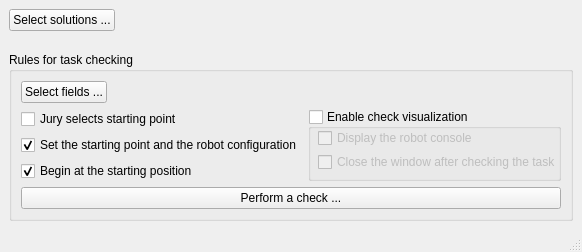
<?xml version="1.0" encoding="UTF-8"?>
<ui version="4.0">
 <class>MainWindow</class>
 <widget class="QMainWindow" name="MainWindow">
  <property name="geometry">
   <rect>
    <x>0</x>
    <y>0</y>
    <width>582</width>
    <height>252</height>
   </rect>
  </property>
  <property name="windowTitle">
   <string>TRIK CheckApp</string>
  </property>
  <widget class="QWidget" name="centralwidget">
   <layout class="QVBoxLayout" name="verticalLayout">
    <item>
     <layout class="QVBoxLayout" name="verticalLayout_5">
      <item>
       <layout class="QHBoxLayout" name="horizontalLayout">
        <item>
         <widget class="QPushButton" name="openTasks">
          <property name="sizePolicy">
           <sizepolicy hsizetype="Preferred" vsizetype="Minimum">
            <horstretch>0</horstretch>
            <verstretch>0</verstretch>
           </sizepolicy>
          </property>
          <property name="toolTip">
           <string>&lt;html&gt;&lt;head/&gt;&lt;body&gt;&lt;p align=&quot;justify&quot;&gt;Select a folder with solutions&lt;/p&gt;&lt;/body&gt;&lt;/html&gt;</string>
          </property>
          <property name="text">
           <string>Select solutions ...</string>
          </property>
         </widget>
        </item>
        <item>
         <widget class="QLabel" name="currentTasksDir">
          <property name="text">
           <string/>
          </property>
         </widget>
        </item>
        <item>
         <spacer name="horizontalSpacer">
          <property name="orientation">
           <enum>Qt::Horizontal</enum>
          </property>
          <property name="sizeHint" stdset="0">
           <size>
            <width>40</width>
            <height>20</height>
           </size>
          </property>
         </spacer>
        </item>
       </layout>
      </item>
      <item>
       <spacer name="verticalSpacer">
        <property name="orientation">
         <enum>Qt::Vertical</enum>
        </property>
        <property name="sizeHint" stdset="0">
         <size>
          <width>20</width>
          <height>40</height>
         </size>
        </property>
       </spacer>
      </item>
      <item>
       <widget class="QGroupBox" name="verticalGroupBox">
        <property name="title">
         <string>Rules for task checking</string>
        </property>
        <property name="checkable">
         <bool>false</bool>
        </property>
        <layout class="QVBoxLayout" name="verticalLayout_2">
         <item>
          <layout class="QHBoxLayout" name="horizontalLayout_2">
           <item>
            <widget class="QPushButton" name="chooseField">
             <property name="toolTip">
              <string>&lt;html&gt;&lt;head/&gt;&lt;body&gt;&lt;p&gt;Select the folder with the fields to check&lt;/p&gt;&lt;/body&gt;&lt;/html&gt;</string>
             </property>
             <property name="text">
              <string>Select fields ...</string>
             </property>
            </widget>
           </item>
           <item>
            <widget class="QLabel" name="xmlFieldsDir">
             <property name="text">
              <string/>
             </property>
            </widget>
           </item>
           <item>
            <spacer name="horizontalSpacer_2">
             <property name="orientation">
              <enum>Qt::Horizontal</enum>
             </property>
             <property name="sizeHint" stdset="0">
              <size>
               <width>40</width>
               <height>20</height>
              </size>
             </property>
            </spacer>
           </item>
          </layout>
         </item>
         <item>
          <layout class="QHBoxLayout" name="horizontalLayout_3">
           <item>
            <layout class="QVBoxLayout" name="verticalLayout_3">
             <item>
              <widget class="QCheckBox" name="wPcheckBox">
               <property name="text">
                <string>Jury selects starting point</string>
               </property>
              </widget>
             </item>
             <item>
              <widget class="QCheckBox" name="wPPCheckBox">
               <property name="text">
                <string>Set the starting point and the robot configuration</string>
               </property>
               <property name="checked">
                <bool>true</bool>
               </property>
              </widget>
             </item>
             <item>
              <widget class="QCheckBox" name="resetPCheckBox">
               <property name="text">
                <string>Begin at the starting position</string>
               </property>
               <property name="checked">
                <bool>true</bool>
               </property>
              </widget>
             </item>
            </layout>
           </item>
           <item>
            <layout class="QVBoxLayout" name="verticalLayout_4">
             <item>
              <widget class="QGroupBox" name="backgroundOption">
               <property name="enabled">
                <bool>true</bool>
               </property>
               <property name="title">
                <string>Enable check visualization</string>
               </property>
               <property name="checkable">
                <bool>true</bool>
               </property>
               <property name="checked">
                <bool>false</bool>
               </property>
               <widget class="QWidget" name="verticalLayoutWidget">
                <property name="geometry">
                 <rect>
                  <x>10</x>
                  <y>20</y>
                  <width>371</width>
                  <height>42</height>
                 </rect>
                </property>
                <layout class="QVBoxLayout" name="verticalLayout_6">
                 <item>
                  <widget class="QCheckBox" name="showConsoleCheckBox">
                   <property name="sizePolicy">
                    <sizepolicy hsizetype="Preferred" vsizetype="Preferred">
                     <horstretch>0</horstretch>
                     <verstretch>0</verstretch>
                    </sizepolicy>
                   </property>
                   <property name="text">
                    <string>Display the robot console</string>
                   </property>
                   <property name="checked">
                    <bool>false</bool>
                   </property>
                  </widget>
                 </item>
                 <item>
                  <widget class="QCheckBox" name="closeOnSuccessOption">
                   <property name="enabled">
                    <bool>false</bool>
                   </property>
                   <property name="sizePolicy">
                    <sizepolicy hsizetype="Preferred" vsizetype="Preferred">
                     <horstretch>0</horstretch>
                     <verstretch>0</verstretch>
                    </sizepolicy>
                   </property>
                   <property name="text">
                    <string>Close the window after checking the task</string>
                   </property>
                   <property name="checked">
                    <bool>false</bool>
                   </property>
                  </widget>
                 </item>
                </layout>
               </widget>
              </widget>
             </item>
            </layout>
           </item>
          </layout>
         </item>
         <item>
          <widget class="QPushButton" name="runCheckButton">
           <property name="toolTip">
            <string>&lt;html&gt;&lt;head/&gt;&lt;body&gt;&lt;p&gt;Check the solutions on the selected fields&lt;/p&gt;&lt;/body&gt;&lt;/html&gt;</string>
           </property>
           <property name="text">
            <string>Perform a check ...</string>
           </property>
          </widget>
         </item>
        </layout>
       </widget>
      </item>
     </layout>
    </item>
   </layout>
  </widget>
  <widget class="QStatusBar" name="statusbar"/>
 </widget>
 <resources/>
 <connections/>
</ui>
